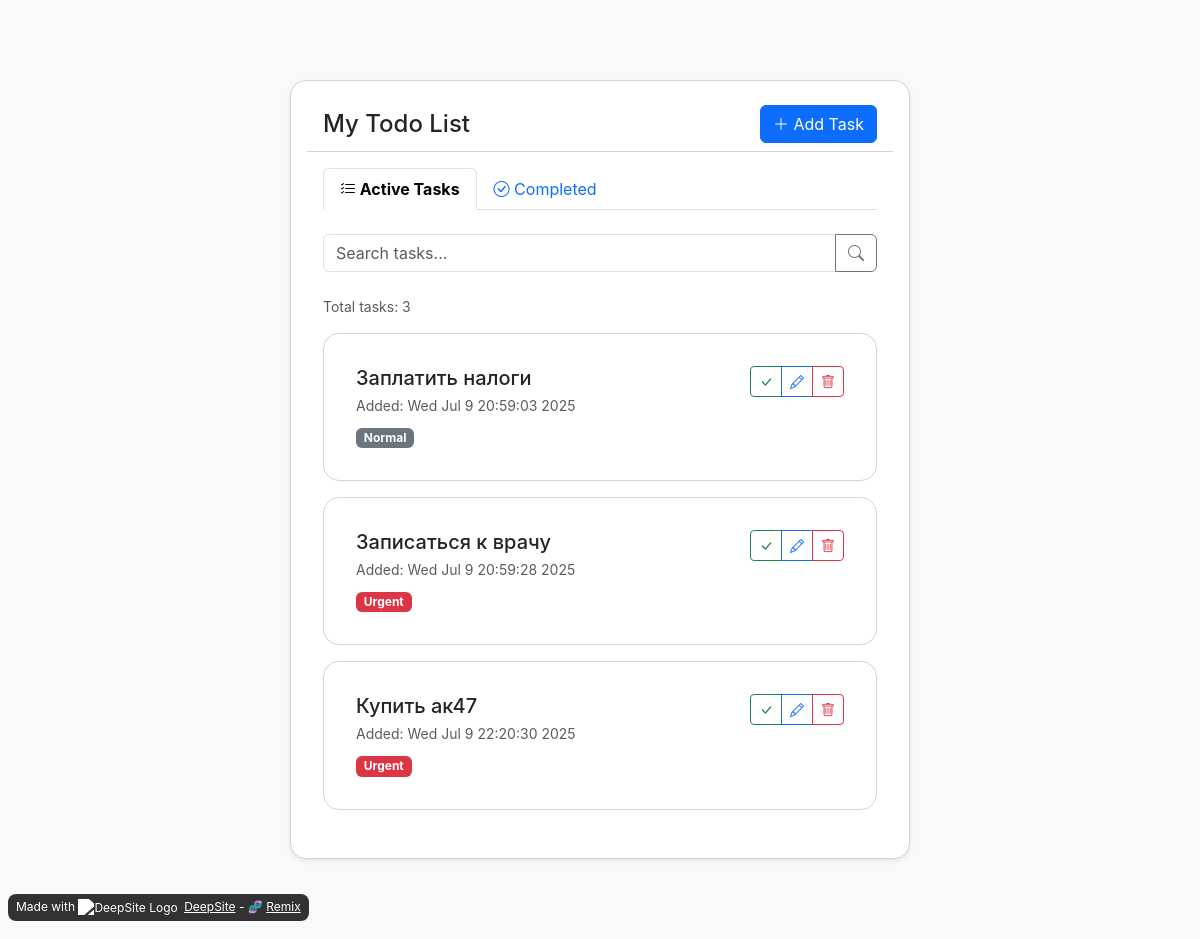
Before: / with the older database file.
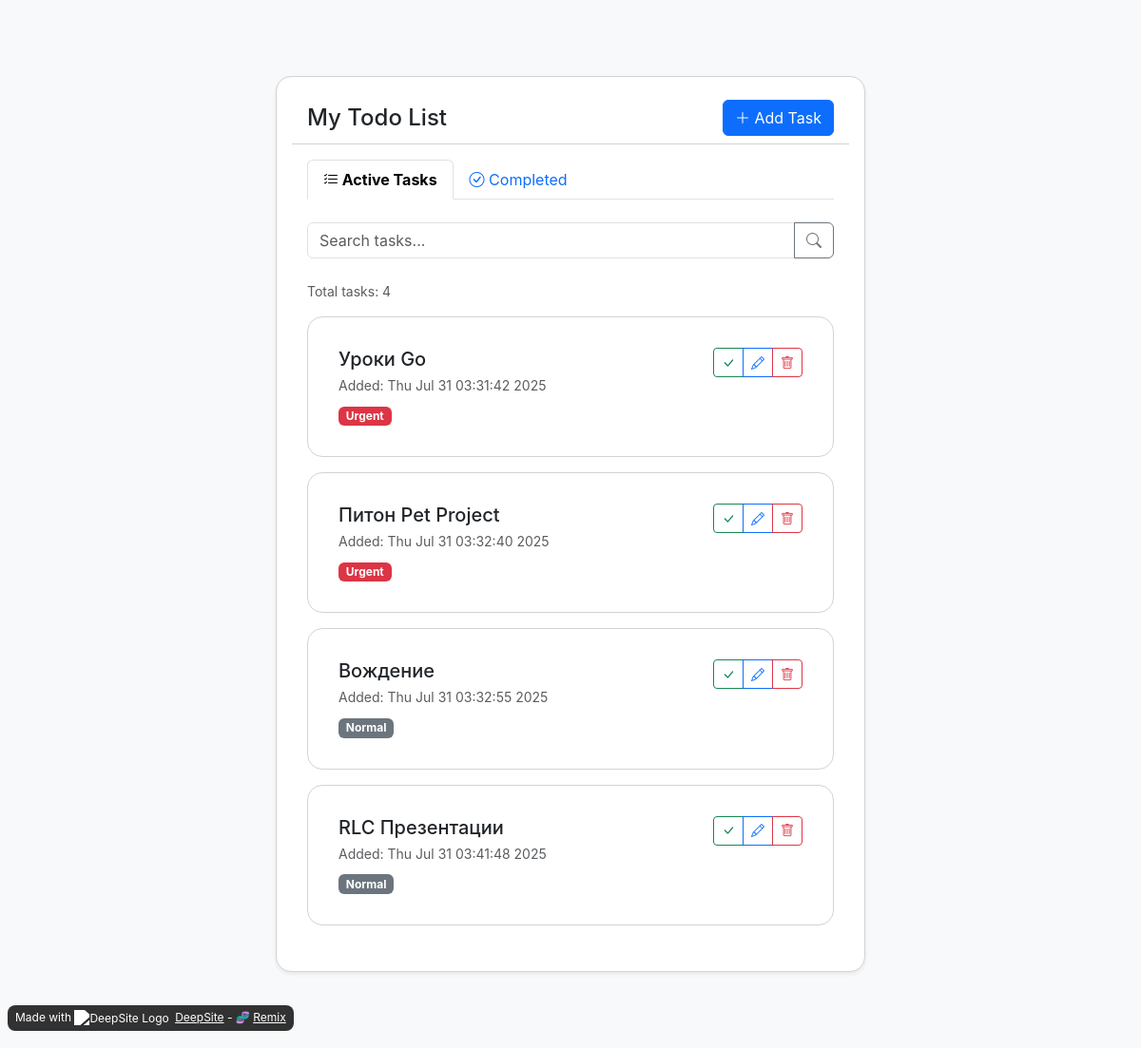
After: the same page with the newer database file.
### main/models.py (models this page shows, shortened)
class Task(models.Model):
    title = models.CharField(max_length=100)
    description = models.TextField(blank=True)
    is_important = models.BooleanField(default=False)
    created_at = models.DateTimeField(auto_now_add=True)
    completed = models.BooleanField(default=False)

### main/views.py (the view)
# urls.py: path('', views.index, name='index'),
def index(request):
    search_query = request.GET.get('search', '')
    if search_query:
        tasks = Task.objects.filter(completed=False, title__icontains=search_query)
        completed_tasks = Task.objects.filter(completed=True, title__icontains=search_query)
    else:
        tasks = Task.objects.filter(completed=False)
        completed_tasks = Task.objects.filter(completed=True)
    context = {
        'tasks': tasks,
        'completed_tasks': completed_tasks,
        'search_query': search_query,
        'task_number': tasks.count()
    }
    return render(request, 'main/index.html', context)

### main/templates/main/index.html (shortened to what this page needs)
{% load static %}
<!DOCTYPE html>
<html lang="en">
<head>
    <link href="https://cdn.jsdelivr.net/npm/bootstrap@5.3.0/dist/css/bootstrap.min.css" rel="stylesheet">
    <link rel="stylesheet" href="https://cdn.jsdelivr.net/npm/bootstrap-icons@1.10.0/font/bootstrap-icons.css">
    <link rel="stylesheet" href="{% static 'main/css/style.css' %}">
</head>
<body class="bg-light">
<div class="container py-5">
    <div class="row justify-content-center">
        <div class="col-lg-8">
            <div class="card shadow-sm">
                <div class="card-header bg-white">
                    <div class="d-flex justify-content-between align-items-center">
                        <h1 class="h4 mb-0">My Todo List</h1>
                        <button class="btn btn-primary" data-bs-toggle="modal" data-bs-target="#addTaskModal">
                            <i class="bi bi-plus-lg"></i> Add Task
                        </button>
                    </div>
                </div>
                <div class="card-body">
                    <ul class="nav nav-tabs mb-4" id="myTab" role="tablist">
                        <li class="nav-item">
                            <button class="nav-link active" id="active-tab" data-bs-toggle="tab" data-bs-target="#active" type="button">
                                <i class="bi bi-list-check"></i> Active Tasks
                            </button>
                        </li>
                        <li class="nav-item">
                            <button class="nav-link" id="completed-tab" data-bs-toggle="tab" data-bs-target="#completed" type="button">
                                <i class="bi bi-check-circle"></i> Completed
                            </button>
                        </li>
                    </ul>
                    <div class="tab-content" id="myTabContent">
                        <div class="tab-pane fade show active" id="active">
                            <form method="get" class="mb-4">
                                <div class="input-group">
                                    <input type="text" class="form-control" name="search" placeholder="Search tasks..." value="{{ search_query }}">
                                    <button class="btn btn-outline-secondary" type="submit">
                                        <i class="bi bi-search"></i>
                                    </button>
                                </div>
                            </form>
                            <div class="d-flex justify-content-between align-items-center mb-3">
                                <small class="text-muted">Total tasks: {{ task_number }}</small>
                            </div>
                            <div class="task-list">
                                {% for task in tasks %}
                                    <div class="card task-card mb-3 {% if task.is_important %}urgent-task{% endif %}">
                                        <div class="card-body">
                                            <div class="d-flex justify-content-between align-items-start">
                                                <div>
                                                    <h5 class="task-title mb-1">{{ task.title }}</h5>
                                                    <p class="text-muted small mb-2">Added: {{ task.created_at.ctime }}</p>
                                                    <span class="badge {% if task.is_important %}bg-danger{% else %}bg-secondary{% endif %}">
                                                        {% if task.is_important %}Urgent{% else %}Normal{% endif %}
                                                    </span>
                                                </div>
                                                <div class="btn-group">
                                                    <button class="btn btn-sm btn-outline-success" data-bs-toggle="modal" data-bs-target="#completeTaskModal{{ task.id }}">
                                                        <i class="bi bi-check-lg"></i>
                                                    </button>
                                                    <button class="btn btn-sm btn-outline-primary" data-bs-toggle="modal" data-bs-target="#editTaskModal{{ task.id }}">
                                                        <i class="bi bi-pencil"></i>
                                                    </button>
                                                    <button class="btn btn-sm btn-outline-danger" data-bs-toggle="modal" data-bs-target="#deleteTaskModal{{ task.id }}">
                                                        <i class="bi bi-trash"></i>
                                                    </button>
                                                </div>
                                            </div>
                                        </div>
                                    </div>
                                {% endfor %}
                            </div>
                        </div>
                    </div>
                </div>
            </div>
        </div>
    </div>
    <p style="border-radius: 8px; text-align: center; font-size: 12px; color: #fff; margin-top: 16px; position: fixed; left: 8px; bottom: 8px; z-index: 10; background: rgba(0, 0, 0, 0.8); padding: 4px 8px;">
        Made with <img src="https://enzostvs-deepsite.hf.space/logo.svg" alt="DeepSite Logo" style="width: 16px; height: 16px; vertical-align: middle; margin-right:3px; filter: brightness(0) invert(1);">
        <a href="https://enzostvs-deepsite.hf.space" style="color: #fff; text-decoration: underline;" target="_blank">DeepSite</a> - 🧬
        <a href="https://enzostvs-deepsite.hf.space?remix=retriver8/todolist" style="color: #fff; text-decoration: underline;" target="_blank">Remix</a>
    </p>
</div>
</body>
</html>

### static/main/css/style.css (style rules this page uses)
body { padding: 2rem; font-family: -apple-system, BlinkMacSystemFont, "Arial", sans-serif; }
h1 { font-size: 16px; margin-top: 0; }
p { color: rgb(107, 114, 128); font-size: 15px; margin-bottom: 10px; margin-top: 5px; }
.card { max-width: 620px; margin: 0 auto; padding: 16px; border: 1px solid lightgray; border-radius: 16px; }

### main/templates/main/index.html (style rules this page uses)
.urgent-task { border-left: 5px solid #dc3545; }
.task-card { transition: all 0.3s ease; }
.nav-tabs .nav-link.active { font-weight: bold; }

Changed rows visible on the page:
removed Task: title "Заплатить налоги", created_at.ctime "Wed Jul 9 20:59:03 2025", is_important "Normal"
removed Task: title "Записаться к врачу", created_at.ctime "Wed Jul 9 20:59:28 2025", is_important "Urgent"
removed Task: title "Купить ак47", created_at.ctime "Wed Jul 9 22:20:30 2025", is_important "Urgent"
added Task: title "Уроки Go", created_at.ctime "Thu Jul 31 03:31:42 2025", is_important "Urgent"
added Task: title "Питон Pet Project", created_at.ctime "Thu Jul 31 03:32:40 2025", is_important "Urgent"
added Task: title "Вождение", created_at.ctime "Thu Jul 31 03:32:55 2025", is_important "Normal"
added Task: title "RLC Презентации", created_at.ctime "Thu Jul 31 03:41:48 2025", is_important "Normal"
Other visible differences:
{{ task_number }}: "3" → "4"
